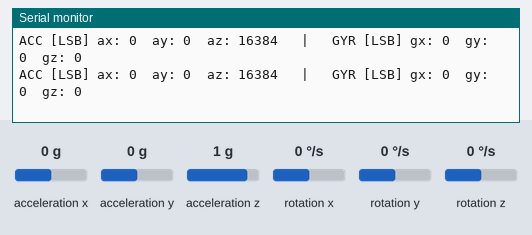
Simulated run of this sketch. Board: ESP32. On the bench: the last lines printed to the serial monitor. Wiring (inferred from the names in the program): MPU-6050 motion sensor at I2C address 0x68. The inputs (shaded band) are chosen by the test bench; at power-on: acceleration z 1 g, acceleration x 0 g, acceleration y 0 g, rotation x 0 °/s, rotation y 0 °/s, rotation z 0 °/s.

Above: at 2.3 s.
2.4 s: acceleration z set to 0 g
At 2.62 s:
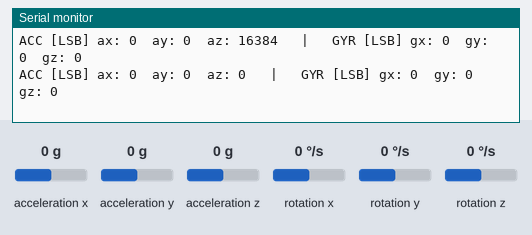
5.4 s: acceleration x set to -1.4 g
At 5.53 s:
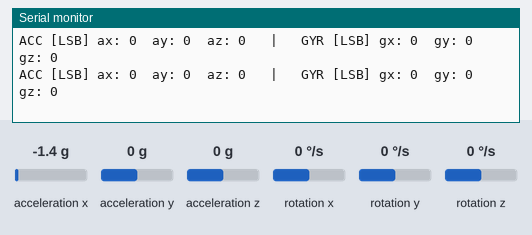
6.9 s: acceleration y set to -1.4 g
At 6.91 s:
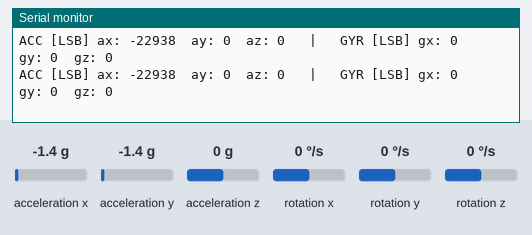
8.4 s: rotation x set to -192 °/s
At 8.45 s:
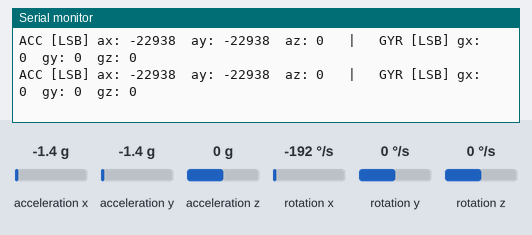
9.9 s: rotation y set to -192 °/s
At 10.0 s:
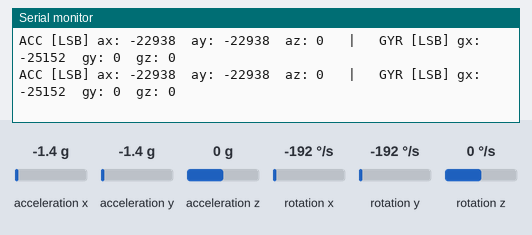

The sketch:

Test_MPU6050.ino
```cpp
// Testsketch MPU 6050

#include <Wire.h>

const uint8_t MPU_ADDR = 0x68;
const uint8_t REG_PWR_MGMT_1   = 0x6B;
const uint8_t REG_ACCEL_XOUT_H = 0x3B;
const uint8_t REG_GYRO_XOUT_H  = 0x43;
const uint8_t REG_WHO_AM_I     = 0x75;

int16_t read16(uint8_t reg) {
  Wire.beginTransmission(MPU_ADDR);
  Wire.write(reg);
  Wire.endTransmission(false);
  Wire.requestFrom((int)MPU_ADDR, 2, true);
  int16_t hi = Wire.read();
  int16_t lo = Wire.read();
  return (hi << 8) | lo;
}

void write8(uint8_t reg, uint8_t val) {
  Wire.beginTransmission(MPU_ADDR);
  Wire.write(reg);
  Wire.write(val);
  Wire.endTransmission();
}

void setup() {
  Serial.begin(115200);
  delay(1000);
  Wire.begin(21, 22);
  write8(REG_PWR_MGMT_1, 0x00);
  delay(100);
  Wire.beginTransmission(MPU_ADDR);
  Wire.write(REG_WHO_AM_I);
  Wire.endTransmission(false);
  Wire.requestFrom((int)MPU_ADDR, 1, true);
  uint8_t who = Wire.read();
  Serial.print("WHO_AM_I: 0x"); Serial.println(who, HEX);
  if (who != 0x68) {
    Serial.println("Warnung: Unerwartete WHO_AM_I Antwort. Verdrahtung und Adresse pruefen.");
  }
  Serial.println("Start Live Readout (Accel in raw LSB, Gyro in raw LSB) ...");
}

void loop() {
  int16_t ax = read16(REG_ACCEL_XOUT_H + 0);
  int16_t ay = read16(REG_ACCEL_XOUT_H + 2);
  int16_t az = read16(REG_ACCEL_XOUT_H + 4);
  int16_t gx = read16(REG_GYRO_XOUT_H + 0);
  int16_t gy = read16(REG_GYRO_XOUT_H + 2);
  int16_t gz = read16(REG_GYRO_XOUT_H + 4);
  Serial.print("ACC [LSB] ax: "); Serial.print(ax);
  Serial.print("  ay: "); Serial.print(ay);
  Serial.print("  az: "); Serial.print(az);
  Serial.print("   |   GYR [LSB] gx: "); Serial.print(gx);
  Serial.print("  gy: "); Serial.print(gy);
  Serial.print("  gz: "); Serial.println(gz);
  delay(150);
}
```

Measured:
- after the input at 2.4 s, the serial monitor: prints a new line after 0.09 s (image 1)
